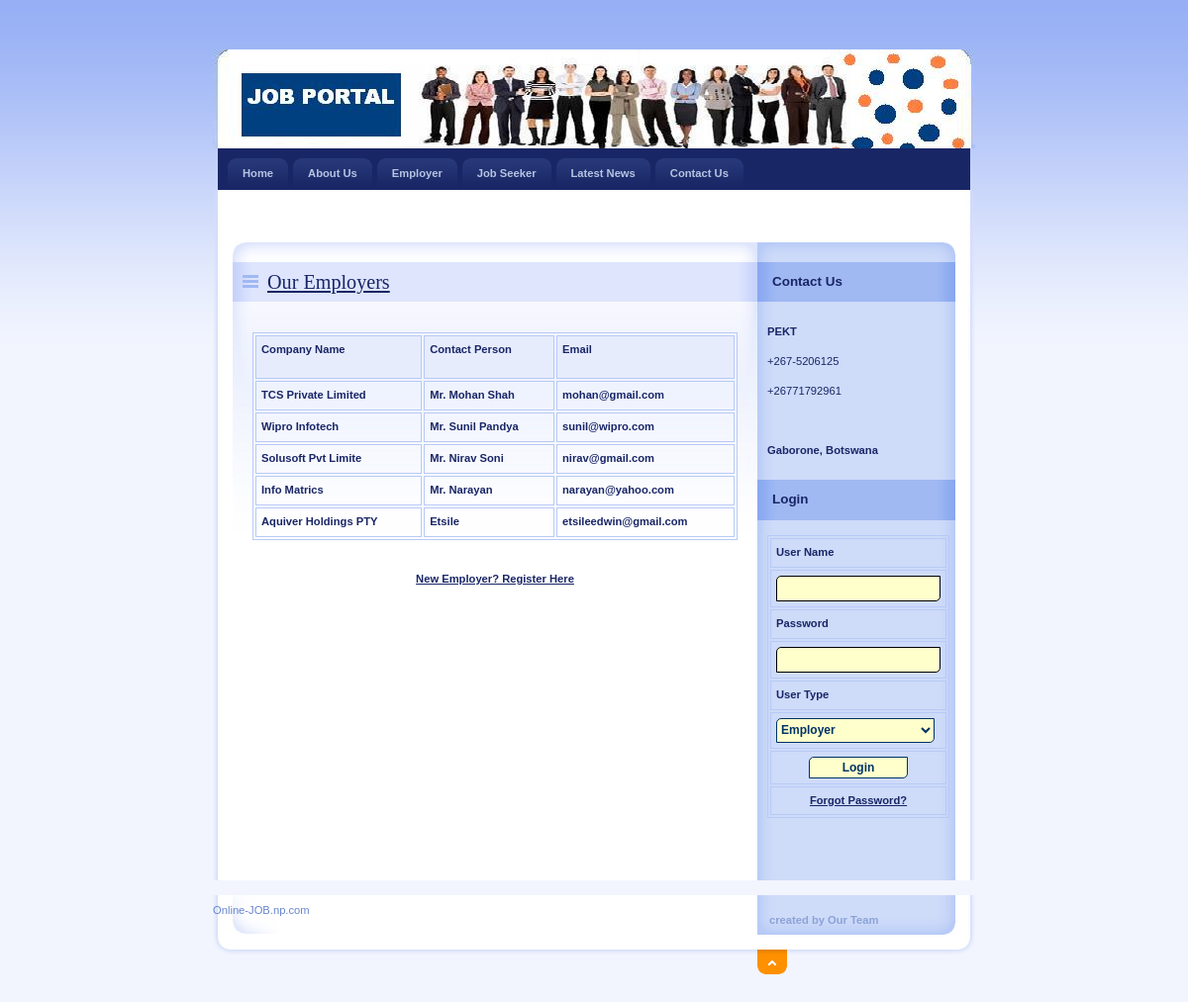
Page /Employer.php on the committed database.
### tables this page shows
CREATE TABLE `employer_reg` (
  `EmployerId` int(11) NOT NULL,
  `CompanyName` varchar(20) NOT NULL,
  `ContactPerson` varchar(20) NOT NULL,
  `Address` varchar(100) NOT NULL,
  `City` varchar(20) NOT NULL,
  `Email` varchar(40) NOT NULL,
  `Mobile` bigint(20) NOT NULL,
  `Area_Work` varchar(40) NOT NULL,
  `Status` varchar(10) NOT NULL,
  `UserName` varchar(20) NOT NULL,
  `Password` varchar(20) NOT NULL,
  `Question` varchar(100) NOT NULL,
  `Answer` varchar(50) NOT NULL
);

### Employer.php (the view, shortened to what this page needs)
<!DOCTYPE html PUBLIC "-//W3C//DTD XHTML 1.0 Strict//EN" "http://www.w3.org/TR/xhtml1/DTD/xhtml1-strict.dtd">
<html xmlns="http://www.w3.org/1999/xhtml" xml:lang="cs" lang="cs">
<head>
    <link rel="stylesheet" media="screen,projection" type="text/css" href="./css/main.css" />
    <link rel="stylesheet" media="print" type="text/css" href="./css/print.css" />
    <link rel="stylesheet" media="aural" type="text/css" href="./css/aural.css" />
</head>
<body id="www-url-cz">
<div id="main" class="box">
<?php
include "Header.php"
?>
<?php
include "menu.php"
?>
    <div id="page" class="box">
    <div id="page-in" class="box">
        <div id="strip" class="box noprint">
            <p id="breadcrumbs">&nbsp;</p>
        </div>
        <div id="content">
            <div class="article">
                <h2><span><a href="#">Our Employers</a></span></h2>
                <p>
              <table width="100%" border="1" cellpadding="1" cellspacing="2" bordercolor="#006699" >
<tr>
<th height="32" bgcolor="#006699" class="style3"><div align="left" class="style9 style5 style2"><strong>Company Name</strong></div></th>
<th bgcolor="#006699" class="style3"><div align="left" class="style9 style5 style2"><strong>Contact Person</strong></div></th>
<th bgcolor="#006699" class="style3"><div align="left" class="style9 style5 style2"><strong>Email</strong></div></th>
</tr>
<?php
$con = mysqli_connect("localhost","root","","job");
$sql = "select * from employer_reg where Status='Confirm'";
$result = mysqli_query($con,$sql);
while($row = mysqli_fetch_array($result))
{
$CompanyName=$row['CompanyName'];
$ContactPerson=$row['ContactPerson'];
$Email=$row['Email'];
?>
<tr>
<td class="style3"><div align="left" class="style9 style5"><strong><?php echo $CompanyName;?></strong></div></td>
<td class="style3"><div align="left" class="style9 style5"><strong><?php echo $ContactPerson;?></strong></div></td>
<td class="style3"><div align="left" class="style9 style5"><strong><?php echo $Email;?></strong></div></td>
</tr>
<?php
}
?>
</table>
                </p>
                <div align="center"><a href="EmployerReg.php"><strong>New Employer? Register Here</strong></a>
                  </div>
              <p class="btn-more box noprint">&nbsp;</p>
          </div>
        </div>
<?php
include "right.php"
?>
    </div>
    </div>
<?php
include "footer.php"
?>
</div>
</body>
</html>

### css/main.css (style rules this page uses)
* { min-height:1px; }
body { border:0; margin:0; padding:0; background:#F2F5FE url("../design/bg.gif") 0 0 repeat-x; font:70%/160% "verdana",sans-serif; color:#192666; _text-align:center; }
a { color:#192666; }
p { border:0; margin:15px 0; padding:0; line-height:30px; }
div { display:block; border:0; margin:0; padding:0; }
h1, h2, h3, h4, h5 { border:0; margin:15px 0 10px 0; padding:0; font-weight:bold; }
h2 { font-size:180%; line-height:100%; font-family:"georgia",serif; font-weight:normal; }
table { display:table; margin:15px 0; padding:0; border:1px solid #B7CAF6; font-size:100%; }
tr { display:table-row; }
th, td { display: table-cell; border:1px solid #B7CAF6; margin:0; padding:5px; vertical-align:top; text-align:left; }
th { background:#E7ECFD; text-align:center; color:#192666; font-weight:bold; }
a, img, span { border:0; margin:0; padding:0; }
strong, .strong { font-weight:bold; }
.box { min-height:1px; _height:1px; }
.box:after { content:"."; display:block; line-height:0px; font-size:0px; visibility:hidden; clear:both; }
#main { width:770px; margin:50px auto 0 auto; _text-align:left; }
#page { width:770px; min-height:1px; background:#FFF url("../design/bg_page.gif") 0 0 repeat-y; _height:1px; }
#page-in { min-height:1px; padding:10px 0; background:url("../design/bg_page_in.jpg") 0 0 no-repeat; _height:1px; }
#strip { position:relative; clear:both; padding:3px 20px 10px 20px; color:#6182D1; }
#strip p { margin:0; }
#strip #breadcrumbs { width:520px; margin:0; padding:0; }
#content { float:left; width:530px; _width:550px; margin:0; padding:0 0 0 20px; }
#content .article { clear:both; margin:0; padding:20px; background:url("../design/content_article_bg.jpg") 0 0 no-repeat; }
#content .article h2 { margin:0 -20px; padding:10px; background:#DEE5FD url("../design/content_title_bg.gif") 0 0 repeat-y; color:#192666; }
#content .article h2 span { background:url("../design/ico_list.gif") 0 50% no-repeat; padding-left:25px; }
#content .article p { text-align:justify; }
#content .btn-more { margin:0 0 15px 0; padding:0; border:0; position:relative; }

### css/print.css (style rules this page uses)
body { border:0; margin:0; padding:0; font-size:12pt }
a { color:#000; text-decoration:none; }
h1, h2, h3 { page-break-after:avoid; page-break-inside:avoid; }
table { border-collapse: collapse; border-width:1px; border-style:solid; }
th, td { display:table-cell; border-width:1px; border-style:solid; }
.noprint { display:none; }

### css/aural.css (style rules this page uses)
body { voice-family:paul,male; volume:loud; speech-rate:slow; richness:90; stress:20; }
h1, h2, h3, h4, h5 { cue-before:url("ping.au"); }
p, table { pause:50ms; }
strong { pitch:medium; pitch-range:60; stress:90; richness:90; }

### Employer.php (style rules this page uses)
.style2 { font-weight: bold }

### rows in the picture
employer_reg: CompanyName "TCS Private Limited", ContactPerson "Mr. Mohan Shah", Email "mohan@gmail.com"
employer_reg: CompanyName "Wipro Infotech", ContactPerson "Mr. Sunil Pandya", Email "sunil@wipro.com"
employer_reg: CompanyName "Solusoft Pvt Limite", ContactPerson "Mr. Nirav Soni", Email "nirav@gmail.com"
employer_reg: CompanyName "Info Matrics", ContactPerson "Mr. Narayan", Email "narayan@yahoo.com"
employer_reg: CompanyName "Aquiver Holdings PTY", ContactPerson "Etsile", Email "etsileedwin@gmail.com"
